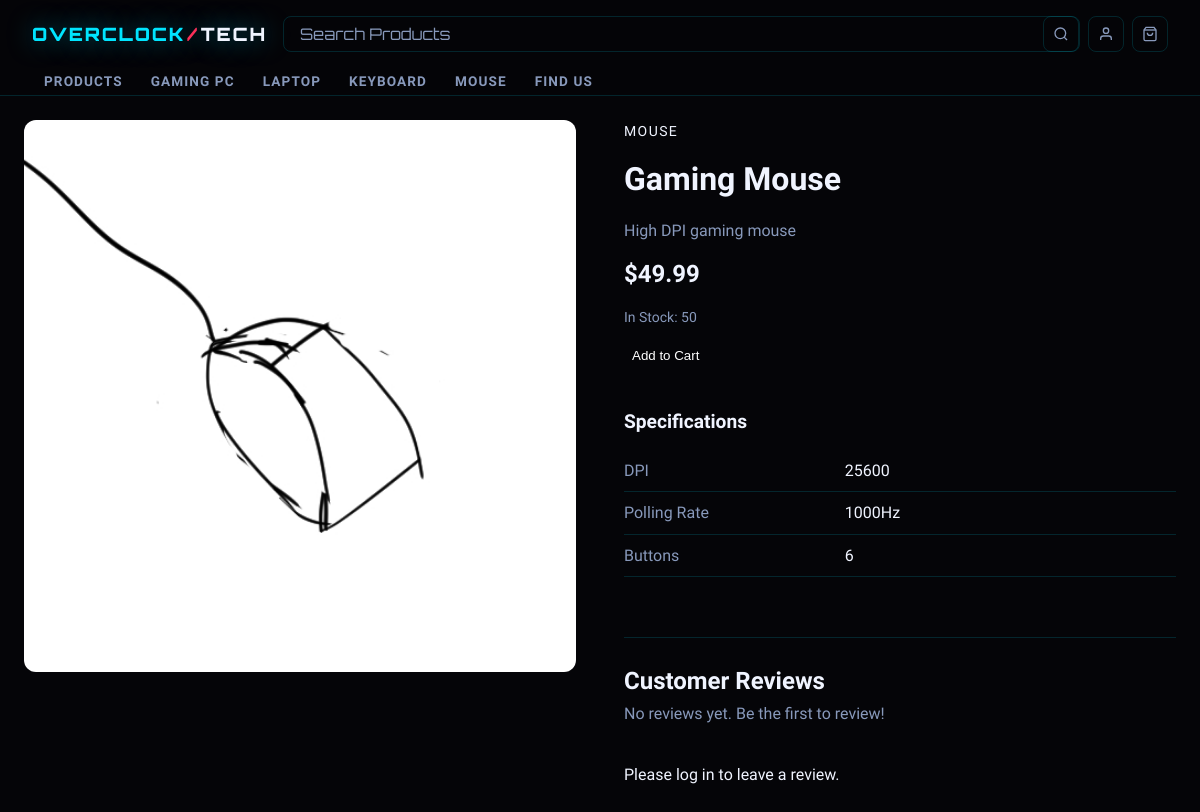
The page /product.php?id=4 on the database its author committed.
### tables this page shows
CREATE TABLE `products` (
  `product_id` int(11) NOT NULL AUTO_INCREMENT,
  `category_id` int(11) DEFAULT NULL,
  `name` varchar(100) NOT NULL,
  `description` text DEFAULT NULL,
  `price` decimal(10,2) NOT NULL,
  `stock` int(11) DEFAULT 0,
  `image` varchar(255) DEFAULT NULL,
  PRIMARY KEY (`product_id`),
  KEY `category_id` (`category_id`),
  CONSTRAINT `products_ibfk_1` FOREIGN KEY (`category_id`) REFERENCES `categories` (`category_id`)
);

CREATE TABLE `categories` (
  `category_id` int(11) NOT NULL AUTO_INCREMENT,
  `name` varchar(50) NOT NULL,
  PRIMARY KEY (`category_id`)
);

CREATE TABLE `product_specs` (
  `spec_id` int(11) NOT NULL AUTO_INCREMENT,
  `product_id` int(11) DEFAULT NULL,
  `spec_name` varchar(100) NOT NULL,
  `spec_value` varchar(255) NOT NULL,
  PRIMARY KEY (`spec_id`),
  KEY `product_id` (`product_id`),
  CONSTRAINT `product_specs_ibfk_1` FOREIGN KEY (`product_id`) REFERENCES `products` (`product_id`)
);

### product.php (the view, shortened to what this page needs)
<?php
require_once 'db.php';
$product_id = isset($_GET['id']) ? (int)$_GET['id'] : null;
$stmt = $pdo->prepare("SELECT * FROM products WHERE product_id = ?");
$stmt->execute([$product_id]);
$product = $stmt->fetch();
$stmt = $pdo->prepare("SELECT * FROM product_specs WHERE product_id = ?");
$stmt->execute([$product_id]);
$specs = $stmt->fetchAll();
$stmt = $pdo->prepare("SELECT name FROM categories WHERE category_id = ?");
$stmt->execute([$product['category_id']]);
$category = $stmt->fetch();
$can_review = false;
$already_reviewed = false;
$stmt = $pdo->prepare("
  SELECT r.*, c.fname, c.lname
  FROM reviews r
  JOIN customers c ON r.customer_id = c.customer_id
  WHERE r.product_id = ?
  ORDER BY r.created_at DESC
");
$stmt->execute([$product_id]);
$reviews = $stmt->fetchAll();
?>
<!DOCTYPE html>
<html lang="en">
<head>
  <link rel="stylesheet" href="css/style.css">
</head>
<body>
  <?php include 'includes/nav.php'; ?>
  <main class="product-page">
    <div class="product-details">
      <div class="product-image">
        <img src="images/<?= htmlspecialchars($product['image']) ?>"
             alt="<?= htmlspecialchars($product['name']) ?>">
      </div>
      <div class="product-info">
        <p class="product-category"><?= htmlspecialchars($category['name']) ?></p>
        <h1><?= htmlspecialchars($product['name']) ?></h1>
        <p class="product-description"><?= htmlspecialchars($product['description']) ?></p>
        <p class="product-price">$<?= number_format($product['price'], 2) ?></p>
        <p class="product-stock">In Stock: <?= $product['stock'] ?></p>
        <form method="POST" action="product.php?id=<?= $product['product_id'] ?>">
          <button type="submit" name="add_to_cart" class="add-to-cart">Add to Cart</button>
        </form>
        <?php if (!empty($specs)): ?>
          <div class="product-specs">
            <h2>Specifications</h2>
            <table class="specs-table">
              <?php foreach ($specs as $spec): ?>
                <tr>
                  <td class="spec-name"><?= htmlspecialchars($spec['spec_name']) ?></td>
                  <td class="spec-value"><?= htmlspecialchars($spec['spec_value']) ?></td>
                </tr>
              <?php endforeach; ?>
            </table>
          </div>
        <?php endif; ?>
        <div class="reviews-section">
          <h2>Customer Reviews
          </h2>
          <?php if (empty($reviews)): ?>
            <p class="no-reviews">No reviews yet. Be the first to review!</p>
          <?php endif; ?>
        </div>
        <?php if (isset($_SESSION['user_id'])): ?>
          <?php if ($can_review && !$already_reviewed): ?>
            <div class="review-form">
              <h3>Leave a Review</h3>
              <form action="product.php?id=<?= $product_id ?>" method="POST">
                <div class="rating-input">
                  <label>Rating</label>
                  <div class="star-select">
                    <?php for ($i = 5; $i >= 1; $i--): ?>
                      <input type="radio" name="rating" id="star<?= $i ?>" value="<?= $i ?>" required>
                      <label for="star<?= $i ?>">★</label>
                    <?php endfor; ?>
                  </div>
                </div>
                <div class="review-input">
                  <label for="comment">Comment</label>
                  <textarea id="comment" name="comment" rows="4"
                    placeholder="Share your experience..." required
                    maxlength="500"></textarea>
                </div>
                <input type="hidden" name="submit_review" value="1">
                <button type="submit" class="btn-submit-review">Submit Review</button>
              </form>
            </div>
          <?php elseif ($already_reviewed): ?>
            <p class="text-grey">You have already reviewed this product.</p>
          <?php else: ?>
            <p class="text-grey">Only customers who have purchased this product can leave a review.</p>
          <?php endif; ?>
        <?php else: ?>
          <p class="text-grey">Please <a href="<?= $basePath ?>forms/login.php">log in</a> to leave a review.</p>
        <?php endif; ?>
      </div>
    </div>
  </main>
</body>
</html>

### css/style.css (style rules this page uses)
:root { --bg-black: #050508; --bg-dark: #0a0a10; --bg-card: #0f0f18; --bg-card2: #141420; --neon: #00e5ff; --neon-dim: rgba(0, 229, 255, 0.12); --neon-glow: 0 0 24px rgba(0, 229, 255, 0.5); --neon2: #ff2d55; --neon2-glow: 0 0 24px rgba(255, 45, 85, 0.5); --neon-green: #00ff96; --neon-green-glow: 0 0 24px rgba(0, 255, 150, 0.5); --text-white: #f0f4ff; --text-grey: #8899bb; --text-muted: #4a5570; --border: rgba(0, 229, 255, 0.15); --border-hover: rgba(0, 229, 255, 0.5); --font-display: 'Orbitron', monospace; --font-body: 'Rajdhani', sans-serif; --font-mono: 'Share Tech Mono', monospace; }
*, *::before, *::after { box-sizing: border-box; margin: 0; padding: 0; }
html { scroll-behavior: smooth; }
body { font-family: var(--font-body); background: var(--bg-black); color: var(--text-white); overflow-x: hidden; line-height: 1.6; }
a, a:hover { text-decoration: none; color: inherit; }
.add-to-cart { margin-top: auto; padding: 8px; border-radius: 8px; border: none; background: var(--accent); color: white; cursor: pointer; transition: opacity 0.2s; }
.product-page { max-width: 1200px; margin: 0 auto; padding: 24px; }
.product-details { display: flex; gap: 48px; }
.product-image { flex: 1; }
.product-image img { width: 100%; aspect-ratio: 1/1; object-fit: cover; border-radius: 12px; }
.product-info { flex: 1; display: flex; flex-direction: column; gap: 12px; }
.product-category { color: var(--accent); font-size: 0.875rem; text-transform: uppercase; letter-spacing: 0.1em; }
.product-info h1 { font-size: 2rem; font-weight: 700; }
.product-description { color: var(--text-grey); }
.product-price { font-size: 1.5rem; font-weight: 700; color: var(--accent); }
.product-stock { color: var(--text-grey); font-size: 0.875rem; }
.product-specs { margin-top: 24px; }
.product-specs h2 { font-size: 1.2rem; font-weight: 600; margin-bottom: 12px; }
.specs-table { width: 100%; border-collapse: collapse; }
.specs-table tr { border-bottom: 1px solid var(--border); }
.specs-table td { padding: 8px 0; }
.spec-name { color: var(--text-grey); width: 40%; }
.spec-value { font-weight: 500; }
.reviews-section { margin-top: 48px; padding-top: 24px; padding-bottom: 24px; border-top: 1px solid var(--border); }
.reviews-section h2 { font-weight: 600; display: flex; align-items: center; gap: 1rem; }
.no-reviews { color: var(--text-grey); font-size: 1rem; }

### rows shown on the page
products: image (picture), name "Gaming Mouse", description "High DPI gaming mouse", price "49.99", stock "50"
categories: name "MOUSE"
product_specs: spec_name "DPI", spec_value "25600"
product_specs: spec_name "Polling Rate", spec_value "1000Hz"
product_specs: spec_name "Buttons", spec_value "6"

### other values the page prints
$item['label'] "PRODUCTS"
$item['label'] "GAMING PC"
$item['label'] "LAPTOP"
$item['label'] "KEYBOARD"
$item['label'] "MOUSE"
$item['label'] "FIND US"
